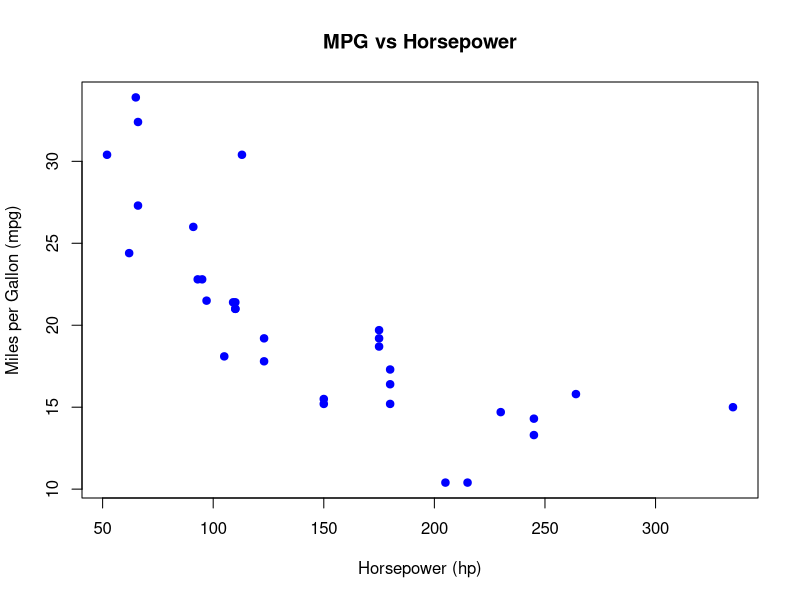
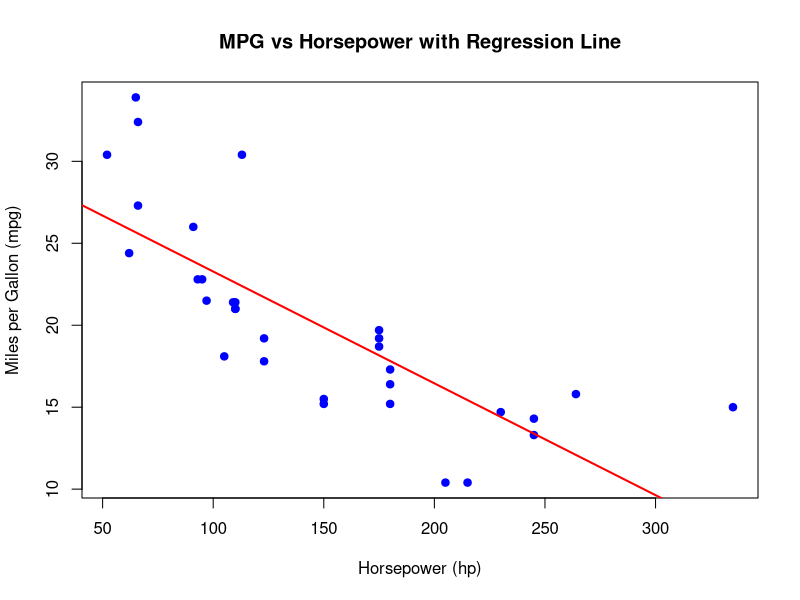
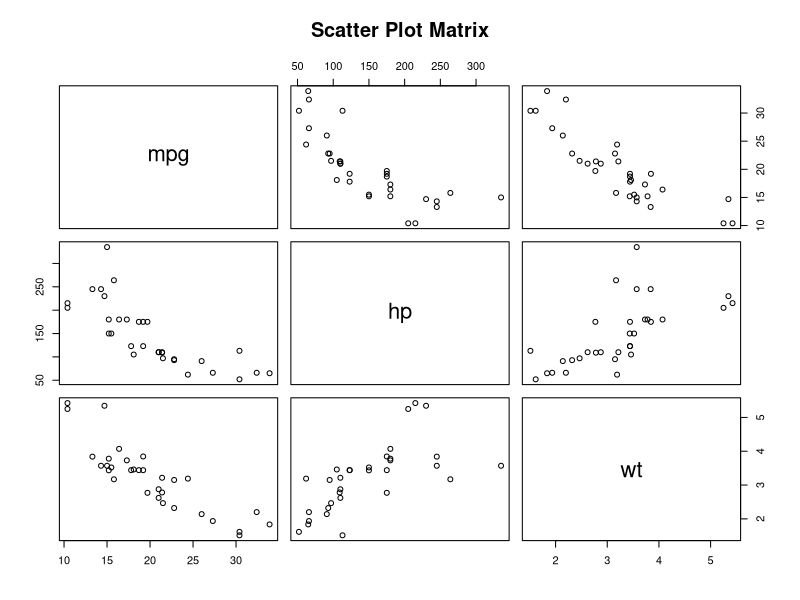
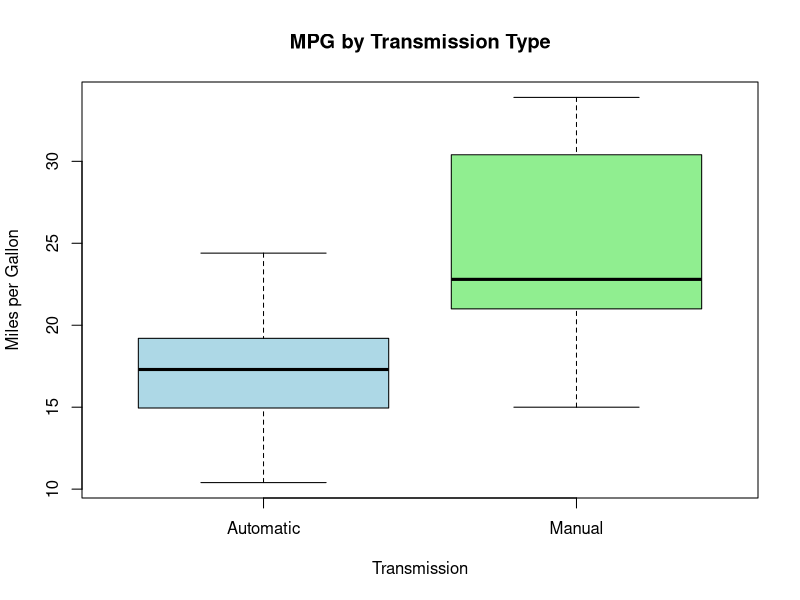

Here is the R script that generated these plots, in order:
# ---
# title: "<span style = 'font-size: 100%;'> MGMT 17300: Data Mining Lab </span>"
# subtitle: "<span style = 'font-size: 150%;'> Predictive Modeling in R </span>"
# author: "Professor: Davi Moreira"
# date: "2024-08-01"
# date-format: "MMMM DD, YYYY"
# format:
# revealjs: 
# transition: slide
# background-transition: fade
# width: 1600
# height: 900
# center: true
# slide-number: true
# incremental: true
# chalkboard: 
# buttons: false
# preview-links: auto
# #logo: figs/quarto.png
# footer: "Data Mining Lab"
# theme: [simple,custom.scss]
# html-math-method:
# method: mathjax
# url: "https://cdn.jsdelivr.net/npm/mathjax@3/es5/tex-mml-chtml.js"
# ---
# 
# ## Overview
# 
# :::::: nonincremental
# ::::: columns
# ::: {.column width="50%" style="text-align: center; justify-content: center; align-items: center;"}
# -   Lesson Exercise Review
# 
# -   Lesson Question!
# 
# -   Course Learning Milestones
# 
# -   The 8 Key Steps of a Data Mining Project
# :::
# 
# ::: {.column width="50%" style="text-align: center; justify-content: center; align-items: center;"}
# 
# - Association Between Two Variables
# - Model
# - Simple Regression Model
# - Making Predictions
# - Multiple Regression Model
# 
# :::
# :::::
# ::::::
# 
# # Lesson Exercises Review {background-color="#cfb991"}
# 
# # Lesson Question! {background-color="#cfb991"}
# 
# # Course Learning Milestones {background-color="#cfb991"}
# 
# ## Course Learning Milestones
# 
# <center>![](figs/14_course_learning_milestones.jpg){width="60%"}</center>
# 
# # The 8 Key Steps of a Data Mining Project {background-color="#cfb991"}
# 
# ## The 8 Key Steps of a Data Mining Project
# 
# <br>
# 
# :::::: columns
# ::: {.column width="33%"}
# ### Goal Setting
# 
# 1.  **Define the project’s goal**\
# :::
# 
# ::: {.column width="33%"}
# ### Data Understanding
# 
# 2.  **Acquire analysis tools**\
# 3.  **Prepare data**\
# 4.  **Data summarization**\
# 5.  **Data visualization**\
# :::
# 
# ::: {.column width="33%"}
# ### Insights
# 
# 6.  **Data mining modeling**\
# 7.  **Model validation**\
# 8.  **Interpretation and implementation**
# :::
# ::::::
# 
# # Association Between Two Variables {background-color="#cfb991"}
# 
# ## Covariance
# 
# <br>
# 
# ```{r  echo=FALSE, out.width = "50%",fig.align="center"}
# knitr::include_graphics("figs/scatter_plot.png")
# ```
# 
# <br>
# 
# ::: {.nonincremental}
# 
# - The [Covariance](https://en.wikipedia.org/wiki/Covariance) is a measure of the linear association between two variables.
# - Positive values indicate a positive relationship.
# - Negative values indicate a negative relationship.
# 
# :::
# 
# <br>
# 
# <br>
# 
# d## Correlation Coefficient
# 
# <br>
# 
# ```{r  echo=FALSE, out.width = "80%",fig.align="center"}
# knitr::include_graphics("figs/xkcd.png")
# ```
# 
# 
# ::: {.nonincremental}
# 
# - [Correlation](https://en.wikipedia.org/wiki/Correlation) is a unit-free measure of linear association and not necessarily causation.
# - The coefficient can take on values between −1 and +1.
# 
# - Values near −1 indicate a strong negative linear relationship.
# - Values near +1 indicate a strong positive linear relationship.
# 
# - The closer the correlation is to zero, the weaker the linear relationship.
# 
# :::
# 
# <br>
# 
# # Model {background-color="#cfb991"}
# 
# ## What is a model?
# 
# 
# ::: columns
# ::: {.column width="40%" style="text-align: center; justify-content: center; align-items: center;"}
# 
# <br>
# 
# <br>
# 
# <br>
# 
# <br>
# 
# > All models are wrong, but some are useful.
# > 
# >  George Box
# 
# :::
# ::: {.column width="60%" style="text-align: center; justify-content: center; align-items: center;"}
# 
# ```{r  echo=FALSE, out.width = "70%",fig.align="center"}
# knitr::include_graphics("figs/metro.png")
# ```
# 
# <center>
# 
# [NY City Subway Map](https://new.mta.info/map/5256)
# </center>
# 
# :::
# :::
# 
# 
# 
# <br>
# 
# ## What does it mean to "model" data?
# 
# <br>
# 
# - Let's start with a very simple premise: 
# 
# - to model, we need to make explicit the conditions under which a variable $X$ is related to a variable $Y$. 
# 
# <br>
# 
# - Let's begin by giving specific names to these variables:
# 
# - **Dependent Variable (DV)**: This is our phenomenon of interest, usually denoted as $Y$.
# 
# - **Independent Variable (IV)**: This is the phenomenon that explains/describe our dependent variable, generally denoted as $X$.
# 
# 
# ## What does it mean to "model" data?
# 
# <br>
# 
# Mathematically, we model $Y$ as a *function* of $X$. Statistically, modeling can serve two main purposes:
# 
# 1. [**Prediction**](https://www.statlearning.com/): The possibility of using the values of $X$ to predict the value of $Y$. There must be a substantive connection between these two variables for one to generate reliable predictions about the values of the other.
# 
# 2. [**Explanation**](https://moderndive.com/5-regression.html): Used to understand the connection and significance (both substantive and statistical) of the relationship between two variables. In this case, we aim to accurately estimate the impact of one variable on the other, preferably excluding any potential omitted variables.
# 
# 
# # Simple Regression Model Example  {background-color="#cfb991"}
# 
# ## Objective
# 
# - Analyze the relationship between horsepower (`hp`) and miles per gallon (`mpg`).
# 
# - Build a simple linear regression model to predict `mpg` based on `hp`.
# 
# 
# ## The mtcars Dataset: Overview
# 
# - Built-in dataset in R.
# - Contains data on fuel consumption and 10 aspects of automobile design and performance for 32 cars (1973–74 models).
# 
# - Variables Used
# 
# - **mpg**: Miles per gallon (Dependent Variable).
# - **hp**: Gross horsepower (Independent Variable).
# 
# ## Exploring the Data: Summary Statistics
# 
# <br>
# 
# ::: columns
# ::: {.column width="50%" style="text-align: center; justify-content: center; align-items: center;"}
# 
# ```{r echo=TRUE, results='hide', warning=FALSE, message=FALSE}
# Summary statistics for mpg and hp
summary(mtcars[, c("mpg", "hp")])
# ```
# 
# :::
# ::: {.column width="50%" style="text-align: center; justify-content: center; align-items: center;"}
# 
# ```{r echo=F, warning=FALSE, message=FALSE}
# # Summary statistics for mpg and hp
# summary(mtcars[, c("mpg", "hp")])
# ```
# 
# :::
# :::
# ## Scatter Plot of mpg vs hp
# 
# ::: columns
# ::: {.column width="50%" style="text-align: center; justify-content: center; align-items: center;"}
# 
# <br>
# 
# ```{r echo=T, eval=FALSE, results='hide', warning=FALSE, message=FALSE}
# Scatter plot
plot(mtcars$hp, mtcars$mpg,
main = "MPG vs Horsepower",
xlab = "Horsepower (hp)",
ylab = "Miles per Gallon (mpg)",
pch = 19, col = "blue")
# ```
# 
# ::: 
# ::: {.column width="50%" style="text-align: center; justify-content: center; align-items: center;"}
# 
# ```{r echo=F, warning=FALSE, message=FALSE}
# # Scatter plot
# plot(mtcars$hp, mtcars$mpg,
# main = "MPG vs Horsepower",
# xlab = "Horsepower (hp)",
# ylab = "Miles per Gallon (mpg)",
# pch = 19, col = "blue")
# ```
# 
# **Observation**: As horsepower increases, miles per gallon tends to decrease.
# 
# ::: 
# ::: 
# 
# 
# ## Fitting the Simple Regression Model
# 
# ::: columns
# ::: {.column width="30%" style="text-align: center; justify-content: center; align-items: center;"}
# 
# <br>
# 
# ```{r echo=TRUE, results='hide', warning=FALSE, message=FALSE}
# Fit the linear regression model
model <- lm(mpg ~ hp, data = mtcars)
summary(model)
# ```
# 
# ::: 
# ::: {.column width="70%" style="text-align: center; justify-content: center; align-items: center;"}
# 
# ```{r}
# # Fit the linear regression model
# model <- lm(mpg ~ hp, data = mtcars)
# summary(model)
# ```
# 
# ::: 
# ::: 
# 
# ## Interpreting the Results
# 
# - **Coefficients**:
# 
# - **Intercept ($\beta_0$)**: Expected `mpg` when `hp` is zero.
# - **Slope ($\beta_1$)**: Change in `mpg` for each additional horsepower.
# 
# - **R-squared**: Proportion of variance in `mpg` explained by `hp`.
# 
# - **p-value**: Significance of the relationship between `hp` and `mpg`.
# 
# 
# # Making Predictions  {background-color="#cfb991"}
# 
# ## Predicting mpg for New hp Values
# 
# ::: columns
# ::: {.column width="50%" style="text-align: center; justify-content: center; align-items: center;"}
# 
# <br>
# 
# ```{r echo=TRUE, eval=FALSE, results='hide', warning=FALSE, message=FALSE}
# New horsepower values
new_hp <- data.frame(hp = c(110, 150, 200))

# Predicted mpg
predicted_mpg <- predict(model, newdata = new_hp)
cbind(new_hp, Predicted_mpg = predicted_mpg)

# ```
# 
# ::: 
# ::: {.column width="50%" style="text-align: center; justify-content: center; align-items: center;"}
# 
# <br>
# 
# <br>
# 
# ```{r echo=F, warning=FALSE, message=FALSE}
# # New horsepower values
# new_hp <- data.frame(hp = c(110, 150, 200))
# 
# # Predicted mpg
# predicted_mpg <- predict(model, newdata = new_hp)
# cbind(new_hp, Predicted_mpg = predicted_mpg)
# 
# ```
# 
# ::: 
# ::: 
# 
# ## Adding the Regression Line to the Scatter Plot
# 
# ::: columns
# ::: {.column width="50%" style="text-align: center; justify-content: center; align-items: center;"}
# 
# <br>
# 
# ```{r echo=TRUE, eval=FALSE, results='hide', warning=FALSE, message=FALSE}
# Scatter plot with regression line
plot(mtcars$hp, mtcars$mpg,
main = "MPG vs Horsepower with Regression Line",
xlab = "Horsepower (hp)",
ylab = "Miles per Gallon (mpg)",
pch = 19, col = "blue")
abline(model, col = "red", lwd = 2)
# ```
# 
# :::
# ::: {.column width="50%" style="text-align: center; justify-content: center; align-items: center;"}
# 
# ```{r echo=F, warning=FALSE, message=FALSE}
# # Scatter plot with regression line
# plot(mtcars$hp, mtcars$mpg,
# main = "MPG vs Horsepower with Regression Line",
# xlab = "Horsepower (hp)",
# ylab = "Miles per Gallon (mpg)",
# pch = 19, col = "blue")
# abline(model, col = "red", lwd = 2)
# ```
# 
# :::
# :::
# 
# ## Limitations
# 
# - The model considers only one predictor (`hp`).
# 
# - Potential influence of outliers or high-leverage points.
# 
# - Other variables may affect `mpg` (e.g., weight, number of cylinders).
# 
# 
# 
# ## Conclusion: Key Takeaways
# 
# - There is a significant negative linear relationship between horsepower and miles per gallon.
# 
# - The model can be used to predict fuel efficiency based on horsepower.
# 
# ## Recommendations
# 
# - Consider adding more variables for a multiple regression model.
# - Further investigate the impact of other factors on fuel efficiency.
# 
# 
# # Multiple Regression Model  {background-color="#cfb991"}
# 
# ## Precision and Accuracy
# 
# ::: columns
# ::: {.column width="60%" style="text-align: center; justify-content: center; align-items: center;"}
# 
# ```{r  echo=FALSE, out.width = "80%",fig.align="center"}
# knitr::include_graphics("figs/precision_accuracy.png")
# ```
# 
# :::
# 
# ::: {.column width="40%" style="text-align: center; justify-content: center; align-items: center;"}
# ::: {style="font-size: 70%;"}
# 
# - **Precision**: Refers to the consistency or reliability of the model's predictions.
# 
# - **Accuracy**: Refers to how close the model's predictions are to the true values.
# 
# ::: {.fragment}
# 
# In the context of regression:
# 
# - **High Precision, Low Accuracy**: Predictions are consistent but biased.
# - **High Precision, High Accuracy**: Predictions are both consistent and valid.
# - **Low Precision, Low Accuracy**: Predictions are neither consistent nor valid.
# - **Low Precision, High Accuracy**: Predictions are valid on average but have high variability.
# 
# ::: {.fragment}
# **To achieve high precision and high accuracy, we need to meet the model assumptions.**
# 
# :::
# 
# :::
# :::
# :::
# :::
# 
# 
# ## Motivation: Controlling for a Variable
# 
# -   **Puzzle**: What is the effect of education on income?
# -   **Y**: Income
# -   **X**: Education
# -   **Objective**: X $\rightarrow$ Y
# -   **Challenge**: X $\leftarrow$ W $\rightarrow$ Y
# -   **W**: IQ (Intelligence)
# -   **Solution**: Control for W
# 
# ## Motivation: Controlling for a Variable
# 
# <center>
# 
# ![DAG](figs/dag-control.png){width="30%"}
# 
# ::: {style="font-size: 50%;"}
# Source: [Causal Inference Animated Plots](https://nickchk.com/causalgraphs.html)
# :::
# 
# </center>
# 
# ## Motivation: Controlling for a Variable
# 
# <center>
# 
# ![Relationship between Y and X controlled for W](figs/animation_control.gif){width="40%"}
# 
# ::: {style="font-size: 50%;"}
# Source: [Causal Inference Animated Plots](https://nickchk.com/causalgraphs.html)
# :::
# 
# </center>
# 
# ## Omitted Variables (Confounders)
# 
# -   One of the most common errors in observational studies (besides selection bias and information bias — classification or measurement error);
# 
# -   It occurs when we suggest that the explanation for something is "confounded" with the effect of another variable;
# 
# -   For example, "the sun rose because the rooster crowed," and not because of Earth's rotation.
# 
# ## How to Address Omitted Variable Bias?
# 
# -   Be well-versed in the literature;
# 
# -   Select good control variables for your model;
# 
# -   That is, perform a **multiple regression model**.
# 
# ## Multiple Regression
# 
# -   Regression analysis involving two or more independent variables (x's).
# 
# -   This subject area, called multiple regression analysis, enables us to consider more independent variables (factors) and thus obtain better estimates of the relationship than are possible with simple linear regression.
# 
# ## Multiple Regression Model
# 
# The equation that describes how the dependent variable $y$ is related to the independent variables $x_1, x_2, \ldots x_p$ and an error term $\epsilon$ is:
# 
# $$
# y = \beta_0 + \beta_1 x_1 + \beta_2 x_2 + \dots + \beta_p x_p + \epsilon
# $$
# 
# Where:
# 
# -   $\beta_0, \beta_1, \beta_2, \dots, \beta_p$ are the unknown parameters.
# 
# -   $\epsilon$ is a random variable called the error term with the same assumptions as in simple regression (Normality, zero mean, constant variance, independence).
# 
# -   $p$ is the number of independent variables (dimension or complexity of the model).
# 
# ## Multiple Regression Equation
# 
# The equation that describes how the mean value of $y$ is related to $x_1, x_2, \ldots x_p$ is:
# 
# $$
# E(y) = \beta_0 + \beta_1 x_1 + \beta_2 x_2 + \dots + \beta_p x_p
# $$
# 
# $\beta_1, \ldots, \beta_p$ measure the marginal effects of the respective independent variables.
# 
# <br>
# 
# For example, $\beta_1$ is the change in $E(y)$ corresponding to a 1-unit increase in $x_1$, when all other independent variables are held constant or when we control for all other independent variables.
# 
# ## Estimated Multiple Regression Equation
# 
# <br>
# 
# $$
# \hat{y} = b_0 + b_1 x_1 + b_2 x_2 + \dots + b_p x_p
# $$
# 
# A simple random sample is used to compute sample slopes $b_0, b_1, b_2, \dots, b_p$ that are used as the point estimators of the population slopes $\beta_0, \beta_1, \beta_2, \dots, \beta_p$.
# 
# <br>
# 
# Hence, $\hat{y}$ estimates $E(Y)$.
# 
# 
# # Multiple Regression Model Example  {background-color="#cfb991"}
# 
# ## Objective
# 
# - Analyze the relationship between multiple predictors and miles per gallon (`mpg`).
# - Build a multiple linear regression model to predict `mpg` based on:
# - Horsepower (`hp`)
# - Weight (`wt`)
# - Transmission Type (`am`)
# - Engine Type (`vs`)
# - Number of Cylinders (`cyl`)
# 
# ## Variables Used
# 
# - **mpg**: Miles per gallon (Dependent Variable).
# - **hp**: Gross horsepower.
# - **wt**: Weight (1000 lbs).
# - **am**: Transmission (0 = automatic, 1 = manual).
# - **vs**: Engine type (0 = V-shaped, 1 = straight).
# - **cyl**: Number of cylinders.
# 
# ## Data Structure
# 
# ::: columns
# ::: {.column width="50%" style="text-align: center; justify-content: center; align-items: center;"}
# 
# <br>
# 
# ```{r echo=TRUE, eval=FALSE, results='hide', warning=FALSE, message=FALSE}
# Structure of the dataset
str(mtcars[, c("mpg", "hp", "wt", "am", "vs", "cyl")])
# ```
# 
# :::
# ::: {.column width="50%" style="text-align: center; justify-content: center; align-items: center;"}
# 
# ```{r echo=F, eval=T, warning=FALSE, message=FALSE}
# # Structure of the dataset
# str(mtcars[, c("mpg", "hp", "wt", "am", "vs", "cyl")])
# ```
# 
# ::: 
# ::: 
# 
# 
# 
# ## Summary Statistics
# 
# ```{r echo=TRUE, eval=FALSE, results='hide', warning=FALSE, message=FALSE}
# Summary statistics for selected variables
summary(mtcars[, c("mpg", "hp", "wt", "am", "vs", "cyl")])
# ```
# 
# ## Converting Categorical Variables
# 
# ```{r echo=TRUE, eval=T, results='hide', warning=FALSE, message=FALSE}
# Convert 'am', 'vs', and 'cyl' to factors
mtcars$am <- factor(mtcars$am, labels = c("Automatic", "Manual"))
mtcars$vs <- factor(mtcars$vs, labels = c("V-shaped", "Straight"))
mtcars$cyl <- factor(mtcars$cyl)
# ```
# 
# ## Checking for Missing Values
# 
# ```{r echo=TRUE, eval=FALSE, results='hide', warning=FALSE, message=FALSE}
# Check for NA values
colSums(is.na(mtcars))
# ```
# 
# - **Observation**: No missing values in the selected variables.
# 
# ## Visualizing Relationships: Pairwise Scatter Plots
# 
# ::: columns
# ::: {.column width="30%" style="text-align: center; justify-content: center; align-items: center;"}
# 
# <br>
# 
# ```{r echo=TRUE, eval=FALSE, results='hide', warning=FALSE, message=FALSE}
# Scatter plot matrix
pairs(mtcars[, c("mpg", "hp", "wt")], main = "Scatter Plot Matrix")
# ```
# 
# ::: 
# ::: {.column width="70%" style="text-align: center; justify-content: center; align-items: center;"}
# 
# ```{r echo=F, warning=FALSE, message=FALSE}
# # Scatter plot matrix
# pairs(mtcars[, c("mpg", "hp", "wt")], main = "Scatter Plot Matrix")
# ```
# 
# ::: 
# ::: 
# 
# ## Boxplots for Categorical Variables
# 
# ::: columns
# ::: {.column width="30%" style="text-align: center; justify-content: center; align-items: center;"}
# 
# <br>
# 
# ```{r echo=TRUE, eval=FALSE, results='hide', warning=FALSE, message=FALSE}
# Boxplot of mpg by Transmission Type
boxplot(mpg ~ am, data = mtcars,
main = "MPG by Transmission Type",
xlab = "Transmission",
ylab = "Miles per Gallon",
col = c("lightblue", "lightgreen"))
# ```
# 
# ::: 
# ::: {.column width="70%" style="text-align: center; justify-content: center; align-items: center;"}
# 
# ```{r echo=F, warning=FALSE, message=FALSE}
# # Boxplot of mpg by Transmission Type
# boxplot(mpg ~ am, data = mtcars,
# main = "MPG by Transmission Type",
# xlab = "Transmission",
# ylab = "Miles per Gallon",
# col = c("lightblue", "lightgreen"))
# ```
# 
# ::: 
# ::: 
# 
# ## Fitting the Multiple Regression Model
# 
# ::: columns
# ::: {.column width="30%" style="text-align: center; justify-content: center; align-items: center;"}
# 
# <br>
# 
# ```{r echo=TRUE, eval=FALSE, results='hide', warning=FALSE, message=FALSE}
# Fit the multiple linear regression model
model_mult <- lm(mpg ~ hp + wt + am + vs + cyl, data = mtcars)
summary(model_mult)
# ```
# 
# ::: 
# ::: {.column width="30%" style="text-align: center; justify-content: center; align-items: center;"}
# 
# ```{r}
# # Fit the multiple linear regression model
# model_mult <- lm(mpg ~ hp + wt + am + vs + cyl, data = mtcars)
# summary(model_mult)
# ```
# 
# :::
# :::
# 
# ## Interpreting the Coefficients
# 
# - **Intercept ($\beta_0$)**: Expected `mpg` when all predictors are at reference levels or zero.
# - **hp**: Change in `mpg` per unit increase in horsepower, holding other variables constant.
# - **wt**: Change in `mpg` per 1000 lbs increase in weight, holding other variables constant.
# - **am**: Difference in `mpg` between manual and automatic transmission.
# - **vs**: Difference in `mpg` between straight and V-shaped engines.
# - **cyl**: Effect of the number of cylinders on `mpg`.
# 
# ## Interpreting the Results
# 
# - Significant Predictors
# 
# - **hp** and **wt**: Generally significant predictors of `mpg`.
# - **am**: Transmission type may have a significant effect.
# - **vs** and **cyl**: Assess their p-values to determine significance.
# 
# ## Evaluating the Model
# 
# - **Adjusted R-squared**: Measures the proportion of variance in `mpg` explained by the model, adjusted for the number of predictors.
# 
# - **F-statistic**: Tests the overall significance of the model.
# 
# - **p-values**: Assess the significance of individual predictors.
# 
# 
# ## Predicting mpg for New Data
# 
# ::: columns
# ::: {.column width="30%" style="text-align: center; justify-content: center; align-items: center;"}
# 
# <br>
# 
# ```{r echo=TRUE, eval=FALSE, results='hide', warning=FALSE, message=FALSE}
# New data frame with predictor values
new_data <- data.frame(
hp = c(110, 150),
wt = c(2.5, 3.0),
am = factor(c("Manual", "Automatic"), levels = levels(mtcars$am)),
vs = factor(c("Straight", "V-shaped"), levels = levels(mtcars$vs)),
cyl = factor(c("4", "6"), levels = levels(mtcars$cyl))
)

# Predicted mpg
predicted_mpg <- predict(model_mult, newdata = new_data)
cbind(new_data, Predicted_mpg = predicted_mpg)
# ```
# 
# :::
# ::: {.column width="70%" style="text-align: center; justify-content: center; align-items: center;"}
# 
# <br>
# 
# <br>
# 
# ```{r}
# # New data frame with predictor values
# new_data <- data.frame(
# hp = c(110, 150),
# wt = c(2.5, 3.0),
# am = factor(c("Manual", "Automatic"), levels = levels(mtcars$am)),
# vs = factor(c("Straight", "V-shaped"), levels = levels(mtcars$vs)),
# cyl = factor(c("4", "6"), levels = levels(mtcars$cyl))
# )
# 
# # Predicted mpg
# predicted_mpg <- predict(model_mult, newdata = new_data)
# cbind(new_data, Predicted_mpg = predicted_mpg)
# ```
# 
# :::
# :::
# 
# 
# 
# # Summary {background-color="#cfb991"}
# 
# ## Summary
# 
# :::: nonincremental
# ::: {style="font-size: 80%;"}
# Main Takeaways from this lecture:
# 
# - Regression models can be used to predict response variables outcomes with independent variables.
# 
# - Compared to the Simple Regression Model, Multiple Regression Models allows for the inclusion of several predictors to improve model accuracy.
# 
# :::
# ::::
# 
# # Thank you! {background-color="#cfb991"}
